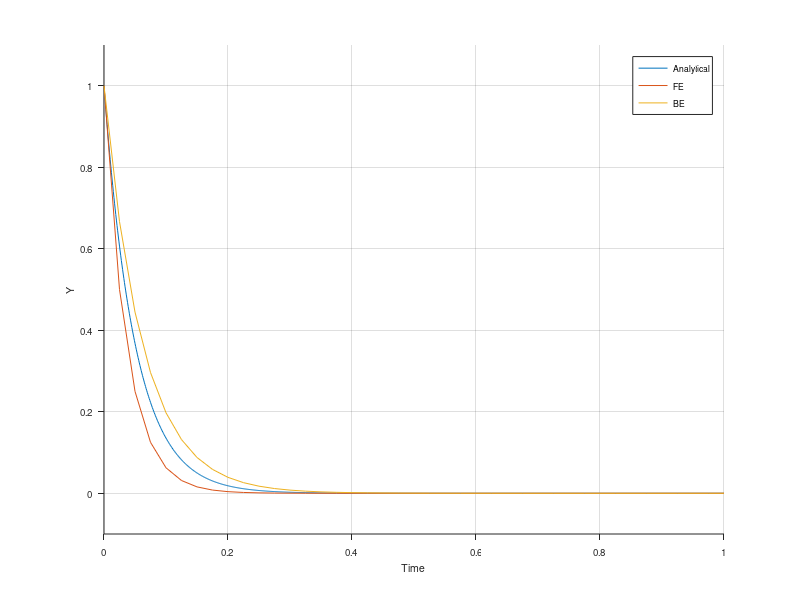

Reproduce this figure in MATLAB.
function [] = solveODE()
%% ------------------------------------------------
%  Implementation of different ways of solving the ODE y' = -20*y
%  The analytical solution of the ODE is y(t) = exp(-20*t)
%  The computation is done analytically or by a fixed step size forward or backward Euler method

%% ------------- Step 1: PARAMETERS -------------
y0 = 1; % Initial condition
tStop = 1; % Total duration of simulation
tDt = 0.025; % Time step


%% ------------- Step 2: COMPUTE ADDITIONAL PARAMETERS -------------
% Compute time step
timeSteps = round(tStop/tDt)+1;
timeStep = 0:tDt:tStop;


%% ------------- Step 3: ANALYTICAL -------------
tDtAn = 0.001; % Fine time step for reference solution
timeStepAn = 0:tDtAn:tStop;
yAnVec = exp(-20*timeStepAn);


%% ------------- Step 4: FORWARD EULER ----------
yFEVec = zeros(1,timeSteps); % Allocate memory
yFEVec(1) = y0; % Set initial condition
% Loop over time
for t=1:timeSteps-1
    yFEVec(t+1) = yFEVec(t) + (-20*yFEVec(t))*tDt;
end


%% ------------- Step 5: BACKWARD EULER ---------
yBEVec = zeros(1,timeSteps); % Allocate memory
yBEVec(1) = y0; % Set initial condition

% Implicit BE to explicit form
% y1=y0+(-20*y1)*h
% y1+20*y1*h=y0
% y1*(1+20h)=y0
% y1=y0/(1+20h)

% Loop over time
for t=1:timeSteps-1
    yBEVec(t+1) = yBEVec(t)/(1+20*tDt);
end
   
   
%% --------- Step 6: VISUALIZE RESULTS ---------
% y over time
figure('Color','w','DefaultAxesFontSize',7)
hold all
grid on
set(gca,'TickDir','out')
plot(timeStepAn,yAnVec)
plot(timeStep,yFEVec)
plot(timeStep,yBEVec)
legend('Analytical','FE','BE')
xlim([0,tStop])
ylim([min(-0.1,min(yFEVec)),max(1.1,max(yFEVec))])
xlabel('Time')
ylabel('Y')
    
end
